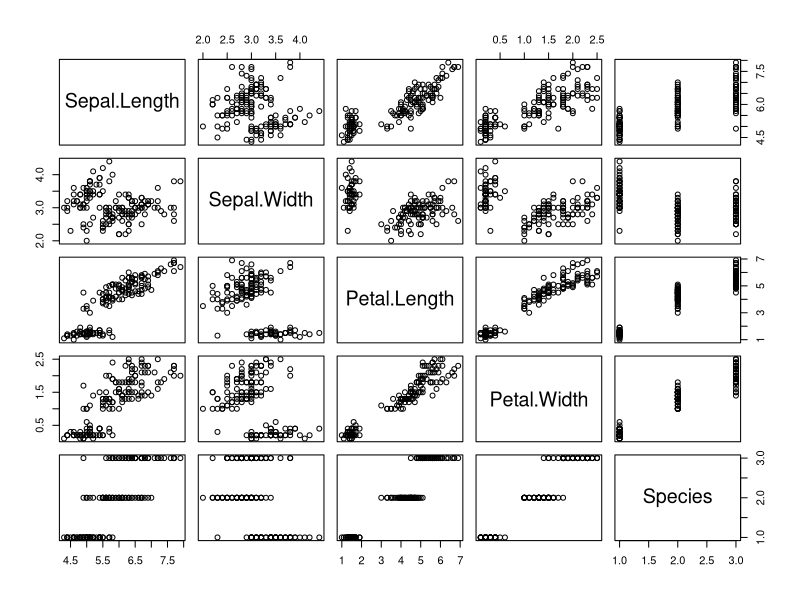
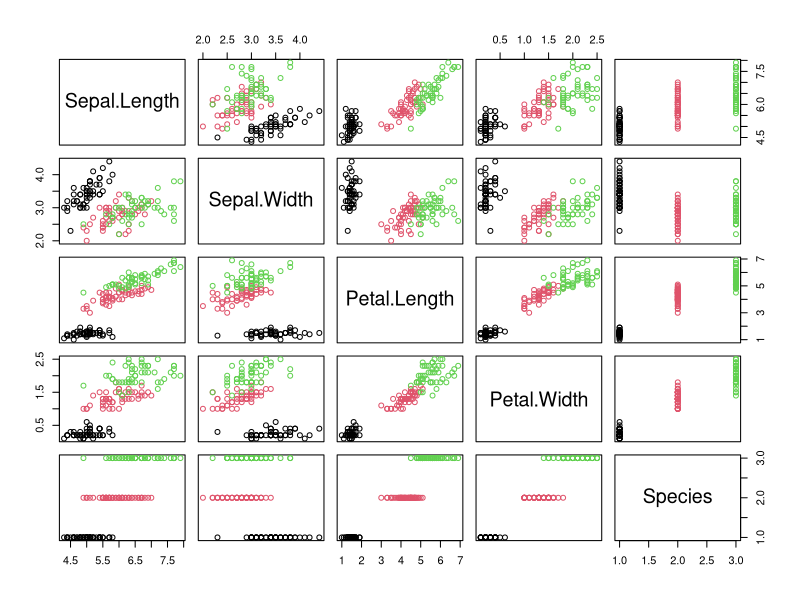
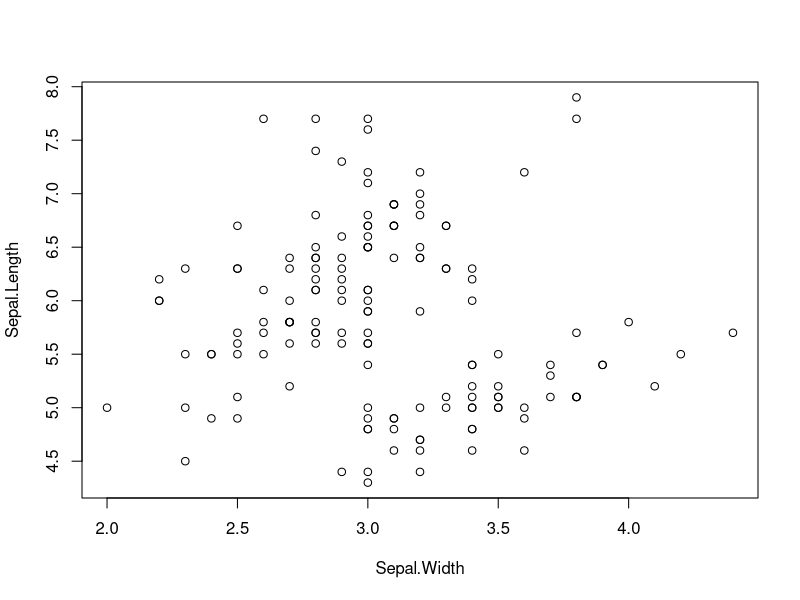
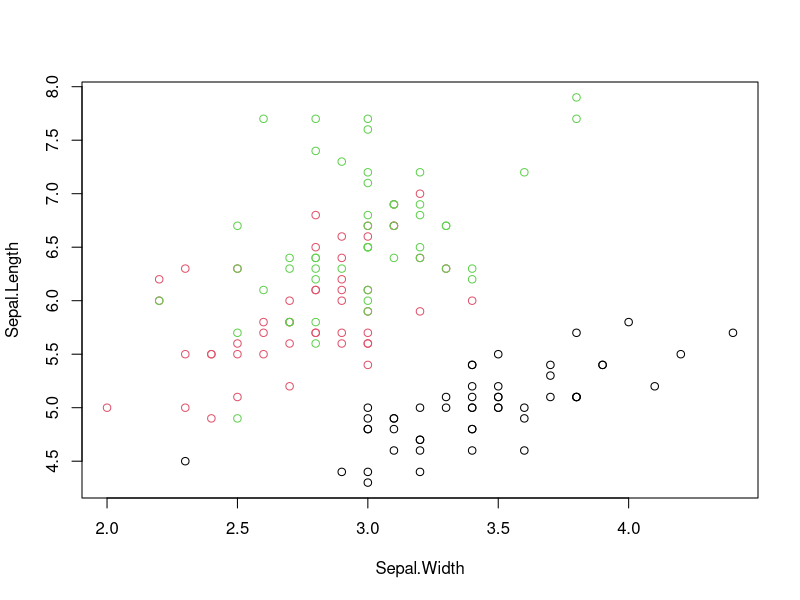
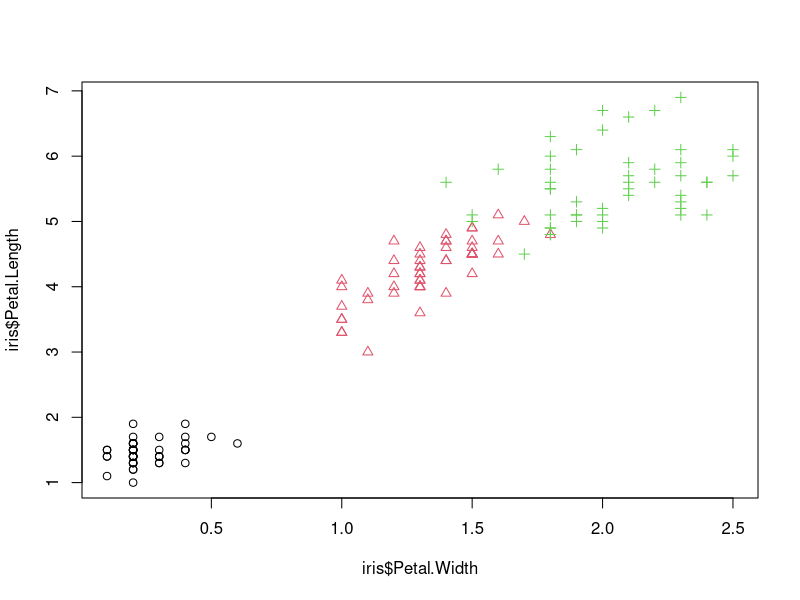
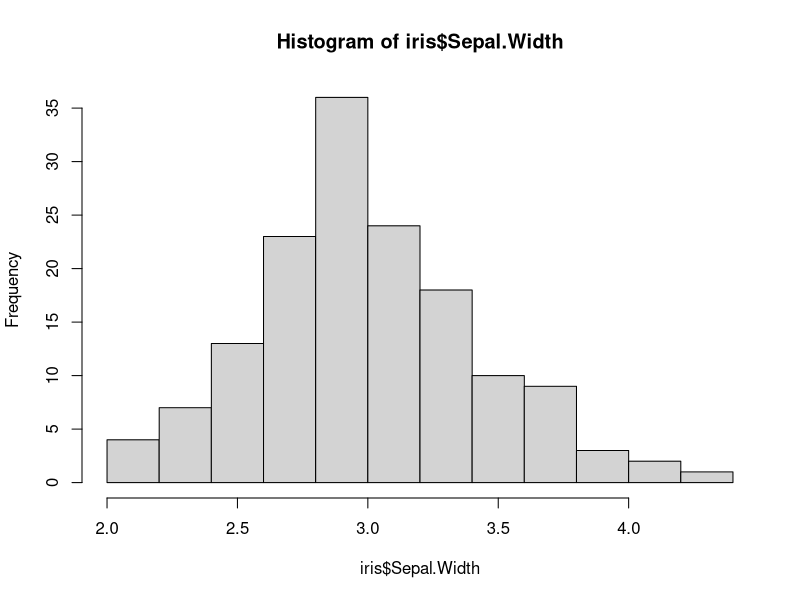
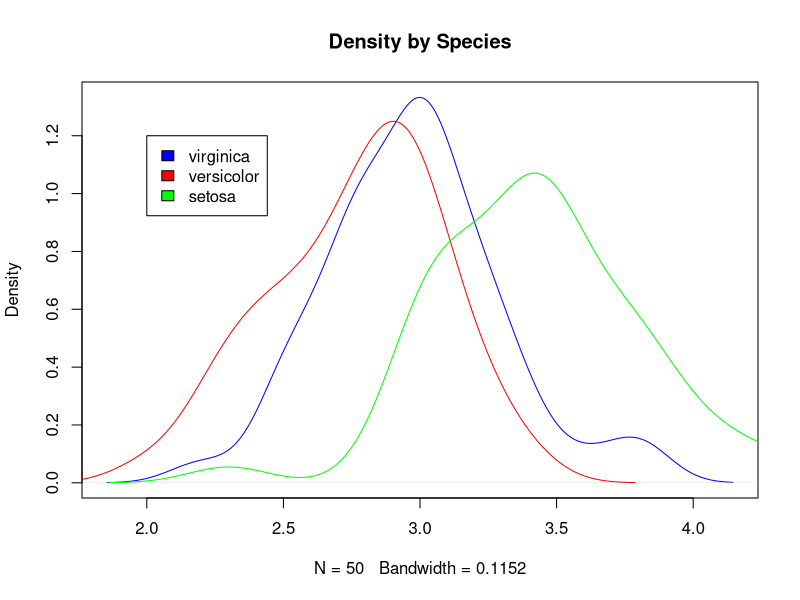
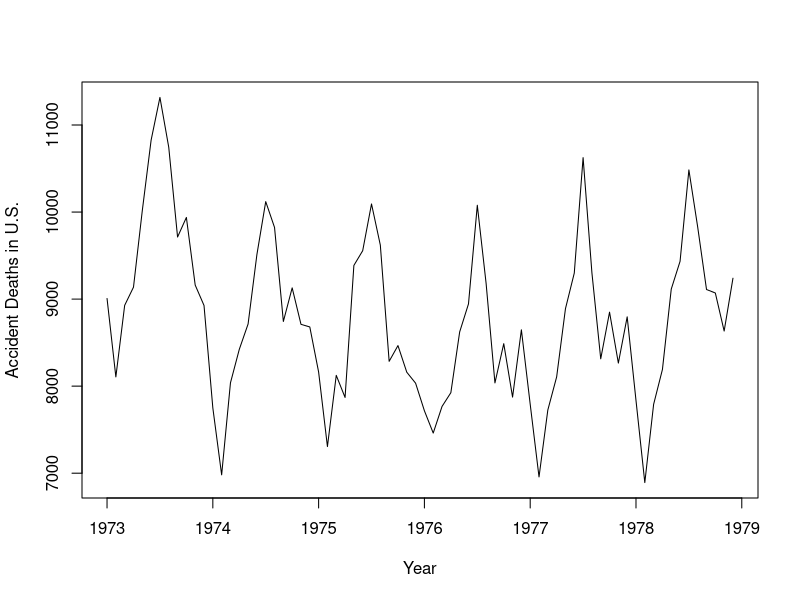

Here is the R script that generated these plots, in order:
# yhat
# Base R Plots 
# http://blog.yhathq.com/posts/base-r-plots.html

# Created: 16-Mar-2015
# Updated: 16-Mar-2015

#===========
# Libraries
#===========
library(base)

#============
# Iris plots
#============

plot(iris)
plot(iris, col = iris$Species)

attach(iris)
plot(x = Sepal.Width, 
     y = Sepal.Length)
plot(x = Sepal.Width, 
     y = Sepal.Length, 
     col = Species)
detach(iris)

plot(x = iris$Petal.Width,
     y = iris$Petal.Length, 
     pch = as.numeric(iris$Species),
     col = as.numeric(iris$Species))

hist(iris$Sepal.Width)

virginica <- subset(iris, Species == "virginica")
versicolor <- subset(iris, Species == "versicolor")
setosa <- subset(iris, Species == "setosa")

# Plot distributions for each species
plot(density(virginica$Sepal.Width), 
     col = "blue",
     main = 'Density by Species')
lines(density(versicolor$Sepal.Width), 
      col = "red")
lines(density(setosa$Sepal.Width), 
      col = "green")
legend(x = 2, 
       y = 1.2, 
       c("virginica", "versicolor", "setosa"), 
       c("blue", "red", "green"))

#=========================
# Accidental Deaths plots
#=========================

plot(USAccDeaths, 
     xlab = "Year", 
     ylab = "Accident Deaths in U.S.")

plot(USAccDeaths, 
     xlab = "Year", 
     ylab = "Accident Deaths in U.S.", 
     main = "Traffic Accident Deaths")
points(USAccDeaths, 
       pch = 10)

